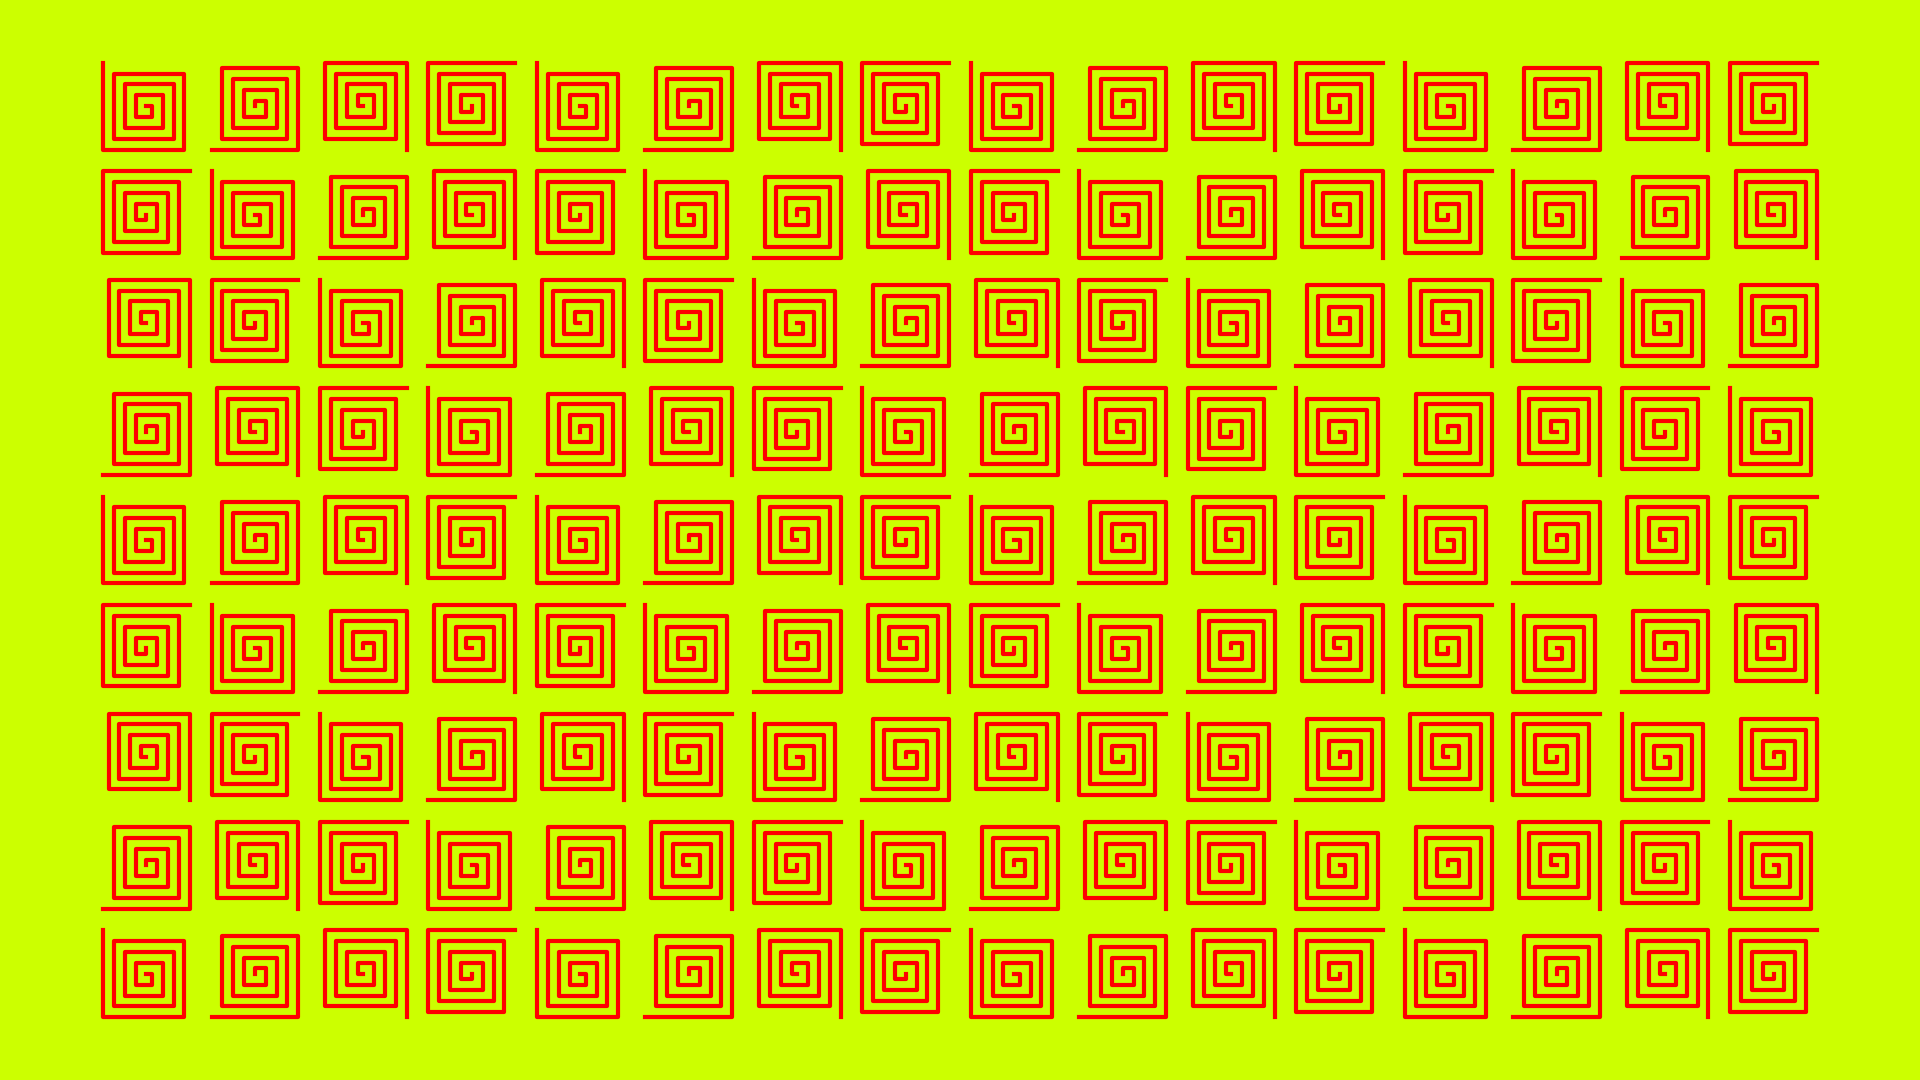

Write Python code to recreate this figure.
from pathlib import Path

import matplotlib.pyplot as plt
import numpy as np


def hsv2rgb(h: float, s: float, v: float) -> str:
    rgb: np.ndarray = np.round(255 * ((np.clip(np.abs(np.modf(h + np.array([0, 2, 1]) / 3)[0] * 6 - 3) - 1, 0, 1) - 1) * s + 1) * v).astype(int)
    return "#" + "".join(f"{i:02x}" for i in rgb)


def main() -> None:
    # config
    fp: Path = Path(__file__).resolve().with_suffix(".png")
    plt.rcParams["figure.dpi"] = 100
    plt.rcParams["figure.figsize"] = [19.2, 10.8]
    bgc: str = hsv2rgb(0.2, 1, 1)
    # generate figure
    fig: plt.Figure
    ax: plt.Axes
    fig, ax = plt.subplots()
    # plot
    vl: np.ndarray = np.array([
        [ 1,  0],
        [ 0, -1],
        [-1,  0],
        [ 0,  1],
    ])
    p0: np.ndarray = np.array([0, 0])
    p1: np.ndarray
    l: int = 1
    x: list[int] = [p0[0]]
    y: list[int] = [p0[1]]
    for i in range(16):
        p1 = p0 + l * vl[i%4]
        x.append(p1[0])
        y.append(p1[1])
        p0 = p1
        l += 1
    xy: np.ndarray = np.array([x, y]) *0.05
    k: int = 0
    ml: np.ndarray = np.array([
        [
            [np.cos(i*0.5*np.pi), -np.sin(i*0.5*np.pi)],
            [np.sin(i*0.5*np.pi),  np.cos(i*0.5*np.pi)],
        ]
        for i in range(4)
    ])
    px: np.ndarray
    py: np.ndarray
    for i in range(16):
        for j in range(9):
            px, py = ml[k%4] @ xy
            ax.plot(px+i, py+j, linewidth=3, color=hsv2rgb(1, 1, 1))
            k += 1
    # arrange
    #ax.set_xlim(0, 1)
    #ax.set_ylim(0, 1)
    ax.axis("off")
    ax.set_aspect("equal")
    ax.set_facecolor(bgc)
    fig.set_facecolor(bgc)
    fig.tight_layout()
    # output
    fig.savefig(fp)
    plt.cla()
    plt.clf()
    plt.close(fig)
    return None


if __name__ == "__main__":
    main()
